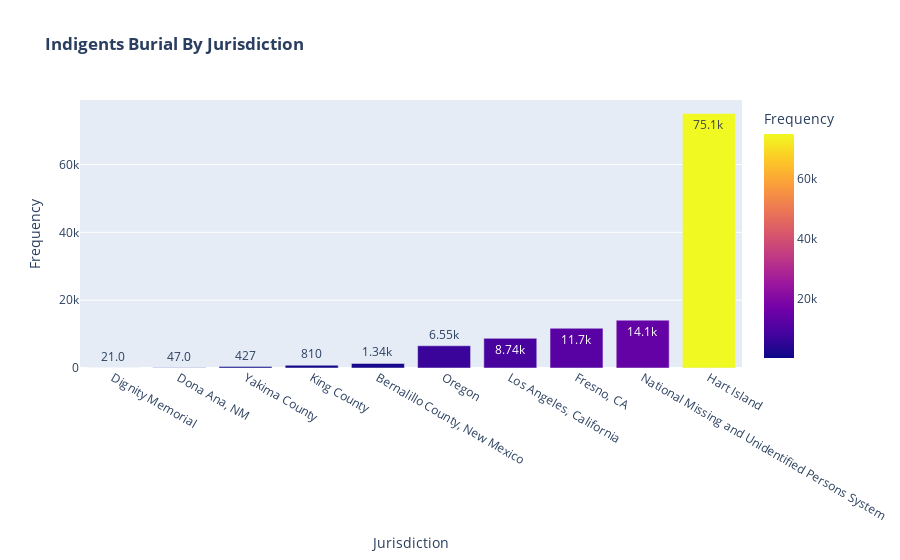

Notebook code cell kept with this figure:
### Code cell
df3 = pd.DataFrame(ds_burial.groupby('Jurisdiction')['BurialYear'].size())
df3.sort_values(by=['BurialYear'],ascending=True,inplace=True)
fig = px.bar(df3, y='BurialYear', x=df3.index, text_auto='0.3s',
             hover_data=['BurialYear'], color='BurialYear',
             labels={'BurialYear':'Frequency','Jurisdiction':'Jurisdiction'},
             title="<b>Indigents Burial By Jurisdiction</b>")
fig.show()

### Figure 1 — Plotly figure (JSON) as saved in the notebook; plotly's stock layout.template omitted (floating-point values rounded to 4 significant figures)
{"data": [{"alignmentgroup": "True", "hovertemplate": "Jurisdiction=%{x}<br>Frequency=%{marker.color}<extra></extra>", "legendgroup": "", "marker": {"color": [21, 47, 427, 810, 1343, 6554, 8743, 11718, 14106, 75063], "coloraxis": "coloraxis", "pattern": {"shape": ""}}, "name": "", "offsetgroup": "", "orientation": "v", "showlegend": false, "textposition": "auto", "texttemplate": "%{y:0.3s}", "type": "bar", "x": ["Dignity Memorial", "Dona Ana, NM", "Yakima County", "King County", "Bernalillo County, New Mexico", "Oregon", "Los Angeles, California", "Fresno, CA", "National Missing and Unidentified Persons System", "Hart Island"], "xaxis": "x", "y": [21, 47, 427, 810, 1343, 6554, 8743, 11718, 14106, 75063], "yaxis": "y"}], "layout": {"barmode": "relative", "coloraxis": {"colorbar": {"title": {"text": "Frequency"}}, "colorscale": [[0, "#0d0887"], [0.1111, "#46039f"], [0.2222, "#7201a8"], [0.3333, "#9c179e"], [0.4444, "#bd3786"], [0.5556, "#d8576b"], [0.6667, "#ed7953"], [0.7778, "#fb9f3a"], [0.8889, "#fdca26"], [1, "#f0f921"]]}, "legend": {"tracegroupgap": 0}, "title": {"text": "<b>Indigents Burial By Jurisdiction</b>"}, "xaxis": {"anchor": "y", "domain": [0, 1], "title": {"text": "Jurisdiction"}}, "yaxis": {"anchor": "x", "domain": [0, 1], "title": {"text": "Frequency"}}}}
